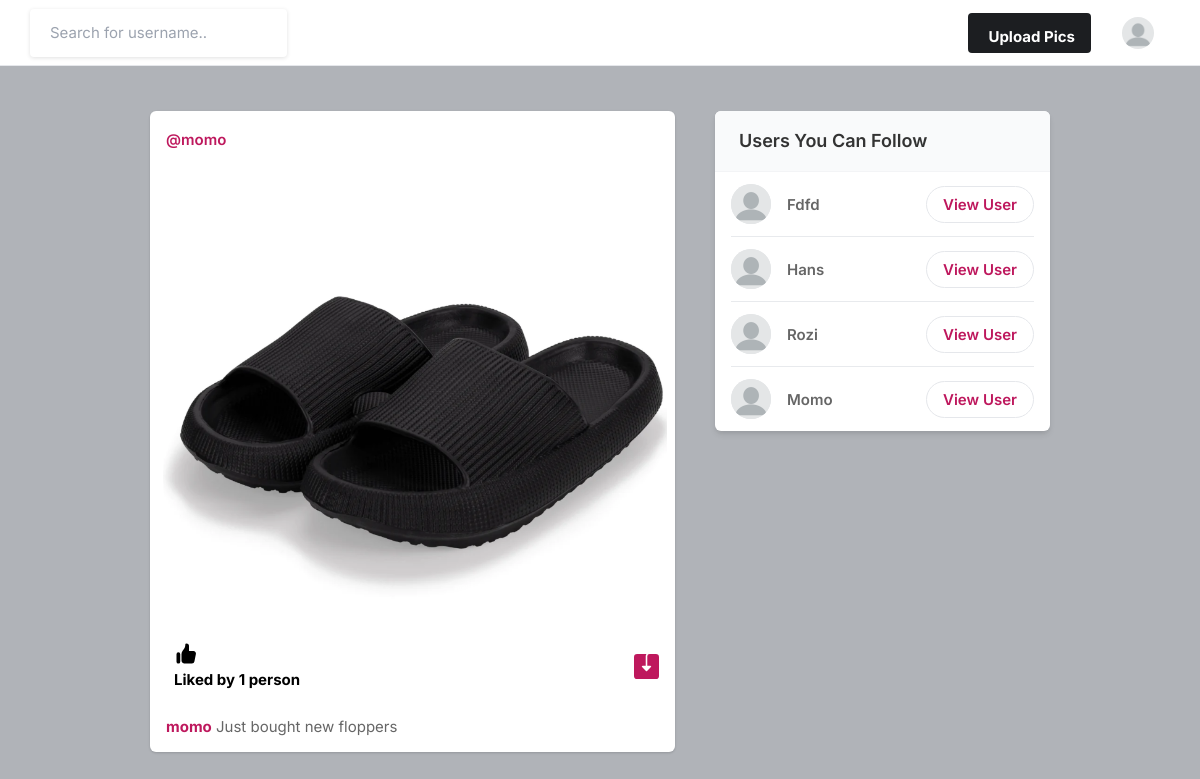
Screenshot of / (signed in) with the database file from the repository.
### account/models.py (models this page shows, shortened)
class Profile(models.Model):
    user = models.ForeignKey(User, on_delete=models.CASCADE)
    id_user = models.IntegerField()
    bio = models.TextField(blank=True)
    profileimg = models.ImageField(upload_to='profile_images', default='blank-profile-picture.png')
    location = models.CharField(max_length=100, blank=True)

class Post(models.Model):
    id = models.UUIDField(primary_key=True, default=uuid.uuid4)
    user = models.CharField(max_length=100)
    image = models.ImageField(upload_to='post_images')
    caption = models.TextField()
    created_at = models.DateTimeField(default=datetime.now)
    no_of_likes = models.IntegerField(default=0)

### account/views.py (the view)
# urls.py: path('', views.index, name='index'),
@login_required(login_url='signin')
def index(request):
    user_object = User.objects.get(username=request.user.username)
    user_profile = Profile.objects.get(user=user_object)
    user_following = FollowersCount.objects.filter(follower=request.user.username).values_list('user', flat=True)
    if not user_following:
        feed_list = Post.objects.all()
    else:
        feed_list = Post.objects.filter(user__in=user_following)
    all_users = User.objects.all()
    user_following_all = User.objects.filter(username__in=user_following)
    final_suggestions_list = list(set(all_users) - set(user_following_all) - {request.user})
    random.shuffle(final_suggestions_list)
    username_profile_list = Profile.objects.filter(user__in=final_suggestions_list)[:4]
    return render(request, 'index.html', {
        'user_profile': user_profile,
        'posts': feed_list,
        'suggestions_username_profile_list': username_profile_list
    })

### templates/index.html (shortened to what this page needs)
{% load static %}
<!DOCTYPE html>
<html lang="en">
<head>
    <link rel="stylesheet" href="{% static 'assets/css/tailwind.css' %}">
    <link rel="stylesheet" href="{% static 'assets/css/uikit.css' %}">
    <link rel="stylesheet" href="{% static 'assets/css/icons.css' %}">
    <link rel="stylesheet" href="{% static 'assets/css/style.css' %}">
</head>
<body>
            <header>
                <div class="header_inner">
                    <form action="/search" method="POST">
                    <div class="left-side">
                            <input type="text" name="username" placeholder="Search for username..">&nbsp; &nbsp;
                    </div>
                    </form>
                    <div class="right-side lg:pr-4">
                        <a href="#"
                            class="bg-pink-500 flex font-bold hidden hover:bg-pink-600 hover:text-white inline-block items-center lg:block max-h-10 mr-4 px-4 py-2 rounded shado text-white">
                              Upload Pics
                        </a>
                        <a href="#">
                            <img src="{{user_profile.profileimg.url}}" class="header-avatar" alt="">
                        </a>
                    </div>
                </div>
            </header>
            <div class="container m-auto">
                <div class="lg:flex justify-center lg:space-x-10 lg:space-y-0 space-y-5">
                    <div class="space-y-5 flex-shrink-0 lg:w-7/12">
                        {% if posts %}
                        {% for post in posts reversed %}
                        <div class="bg-white shadow rounded-md  -mx-2 lg:mx-0">
                            <div class="flex justify-between items-center px-4 py-3">
                                <div class="flex flex-1 items-center space-x-4">
                                    <span class="block font-semibold "><a href="/profile/{{post.user}}">@{{post.user}}</a></span>
                                </div>
                              <div>
                                <a href="#"> <i class="icon-feather-more-horizontal text-2xl hover:bg-gray-200 rounded-full p-2 transition -mr-1 "></i> </a>
                              </div>
                            </div>
                            {% if post.image %}
                            <div uk-lightbox>
                                <a href="{{post.image.url}}">
                                    <img src="{{post.image.url}}" alt="">
                                </a>
                            </div>
                            {% endif %}
                            <div class="py-3 px-4 space-y-3">
                                <div class="flex space-x-4 lg:font-bold">
                                    <a href="/like-post?post_id={{post.id}}" class="flex items-center space-x-2">
                                        <div class="p-2 rounded-full text-black">
                                            {% if post.no_of_likes == 0 %}
                                            <p>No likes</p>
                                            {% elif post.no_of_likes == 1 %}
                                            <p>Liked by {{post.no_of_likes}} person</p>
                                            {% else %}
                                            <p>Liked by {{post.no_of_likes}} people</p>
                                            {% endif %}
                                        </div>
                                    </a>
                                    {% if post.image %}
                                    <a href="{{post.image.url}}" class="flex items-center space-x-2 flex-1 justify-end" download>
                                    </a>
                                    {% endif %}
                                </div>
                                <p>
                                    <a href="/profile/{{post.user}}"><strong>{{post.user}}</strong></a> {{post.caption}}
                                </p>
                            </div>
                        </div>
                        {% endfor %}
                    {% else %}
                        <p>No posts available.</p>
                    {% endif %}
                    </div>
                    <div class="lg:w-5/12">
                        <div class="bg-white  shadow-md rounded-md overflow-hidden">
                            <div class="bg-gray-50  border-b border-gray-100 flex items-baseline justify-between py-4 px-6 ">
                                <h2 class="font-semibold text-lg">Users You Can Follow</h2>
                            </div>
                            <div class="divide-gray-300 divide-gray-50 divide-opacity-50 divide-y px-4 ">
                                {% for suggestion in suggestions_username_profile_list %}
                                <div class="flex items-center justify-between py-3">
                                    <div class="flex flex-1 items-center space-x-4">
                                        <a href="/profile/{{suggestion.user}}">
                                            <img src="{{suggestion.profileimg.url}}" class="bg-gray-200 rounded-full w-10 h-10">
                                        </a>
                                        <div class="flex flex-col">
                                            <span class="block capitalize font-semibold"> {{suggestion.user}} </span>
                                        </div>
                                    </div>
                                    <a href="/profile/{{suggestion.user}}" class="border border-gray-200 font-semibold px-4 py-1 rounded-full hover:bg-pink-600 hover:text-white hover:border-pink-600 "> View User </a>
                                </div>
                                {% endfor %}
                            </div>
                        </div>
                    </div>
                </div>
            </div>
</body>
</html>

### static/assets/css/style.css (style rules this page uses)
body { background-color: #B0B3B8!important; }
input { height: 48px; line-height: 48px; padding: 0 20px; outline: none; font-size: 15px; color: #808080; max-width: 100%; width: 100%; -webkit-box-sizing: border-box; box-sizing: border-box; display: block; font-weight: 400; opacity: 1; border-radius: 4px; border: none; -webkit-box-shadow: 0 1px 4px 0px rgba(0, 0, 0, 0.12); box-shadow: 0 1px 4px 0px rgba(0, 0, 0, 0.12); }
input[type="text"], input[type="password"], input[type="email"], input[type="number"] { height: 48px; line-height: 48px; padding: 0 20px; outline: none; font-size: 15px; color: #808080; max-width: 100%; width: 100%; -webkit-box-sizing: border-box; box-sizing: border-box; display: block; font-weight: 400; opacity: 1; border-radius: 4px; border: none; -webkit-box-shadow: 0 1px 4px 0px rgba(0, 0, 0, 0.12); box-shadow: 0 1px 4px 0px rgba(0, 0, 0, 0.12); }
input { -webkit-transition: all 0.1s ease-in-out; transition: all 0.1s ease-in-out; }
::placeholder { color: #808080; opacity: 1; }
a { color: #be185d; -webkit-transition: 0.3s; transition: 0.3s; outline: none !important; }
img { max-width: 100%; }
body { color: #666; font-size: 15px; line-height: 27px; background-color: #f0f2f5; font-family: "Inter", sans-serif; text-transform: none; }
body p { font-size: 15px; line-height: 27px; }
h1, h2, h3, h4, h5, h6 { font-family: "Inter", sans-serif; text-transform: none; }
input[type="text"], input[type="password"], input[type="email"] { font-family: "Inter", sans-serif; text-transform: none; }
h1, h2, h3, h4, h5, h6 { color: #333; font-weight: 500; margin: 0; padding: 0; }
h2 { font-size: 26px; }
b, strong { font-weight: 700 !important; }
@media (min-width: 1024px) { .container { max-width: 900px !important; padding-top: 45px; } }
header { background-color: #fff; left: 0; right: 0; top: 0; z-index: 99; height: 66px; display: -webkit-box; display: -ms-flexbox; display: flex; -webkit-box-align: center; -ms-flex-align: center; align-items: center; border-bottom: 1px solid #e5e7eb; }
header .header_inner { display: -webkit-box; display: -ms-flexbox; display: flex; -webkit-box-align: center; -ms-flex-align: center; align-items: center; max-width: 1090px; margin: auto; width: 100%; max-width: 100% !important; padding: 0 30px; }
header .header_inner .left-side { display: -webkit-box; display: -ms-flexbox; display: flex; -webkit-box-align: center; -ms-flex-align: center; align-items: center; }
header .header_inner .right-side { display: -webkit-box; display: -ms-flexbox; display: flex; -webkit-box-align: center; -ms-flex-align: center; align-items: center; -webkit-box-pack: end; -ms-flex-pack: end; justify-content: flex-end; margin-left: auto; }
header .header_inner .right-side .header-avatar { width: 32px; height: 32px; border-radius: 100%; margin-left: 15px; }

### rows the page displays
Profile: profileimg (placeholder picture)
Post: user "momo", image (picture), no_of_likes "1", caption "Just bought new floppers"
Profile: profileimg (placeholder picture), user "Fdfd"
Profile: profileimg (placeholder picture), user "Hans"
Profile: profileimg (placeholder picture), user "Rozi"
Profile: profileimg (placeholder picture), user "Momo"
